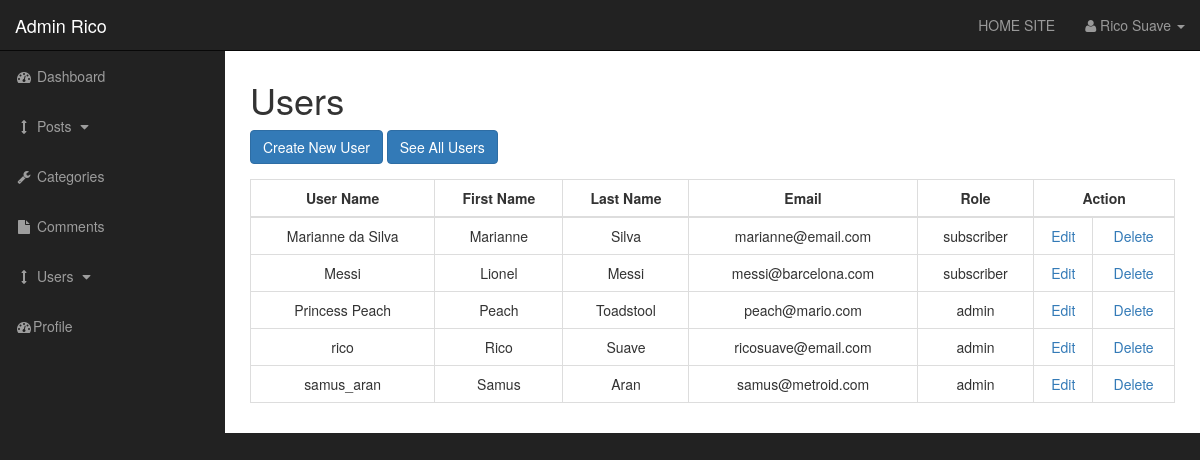
Before: /cms/admin/users.php (signed in) with the older database file.
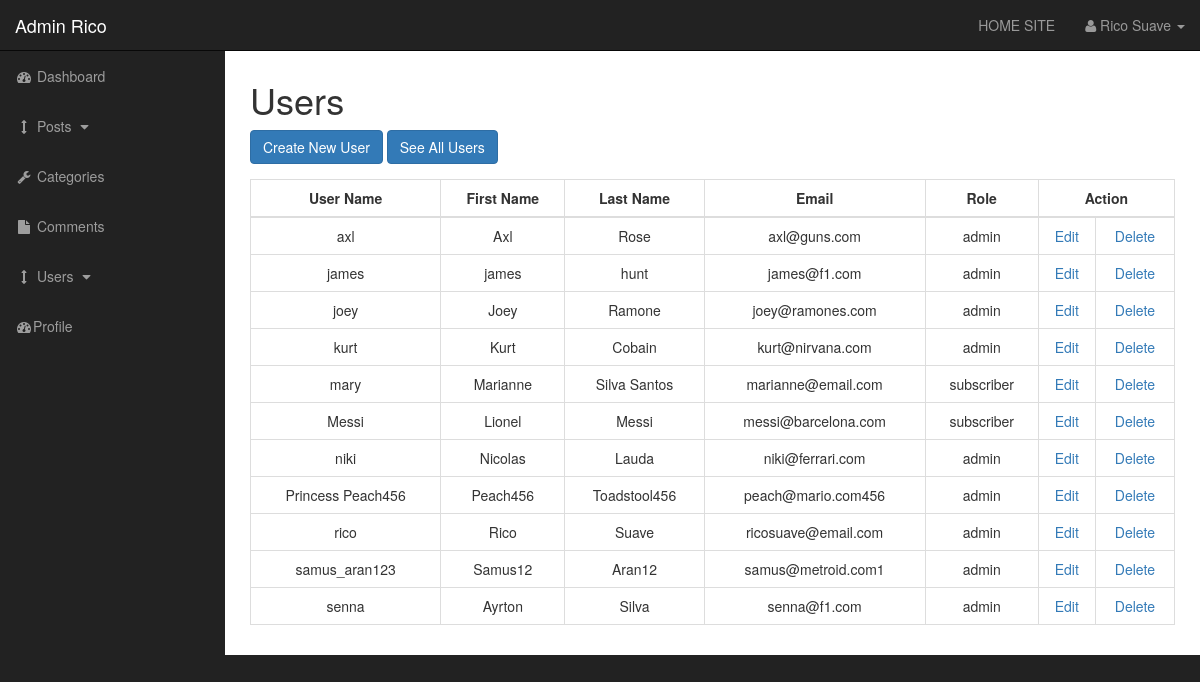
After: the same page with the newer database file.
### tables this page shows
CREATE TABLE `users` (
  `user_id` int(3) NOT NULL,
  `user_name` varchar(255) NOT NULL,
  `user_password` text NOT NULL,
  `first_name` varchar(255) NOT NULL,
  `last_name` varchar(255) NOT NULL,
  `user_email` varchar(255) NOT NULL,
  `user_image` text NOT NULL,
  `user_role` varchar(255) NOT NULL,
  `rand_salt` varchar(255) NOT NULL
);

### cms/admin/includes/view_all_users.php (the view, shortened to what this page needs)
<table class="table table-bordered table-hover text-center" >
  <thead>
    <tr>
      <th style="text-align: center !important;">User Name</th>
      <th style="text-align: center !important;">First Name</th>
      <th style="text-align: center !important;">Last Name</th>
      <th style="text-align: center !important;">Email</th>
      <th style="text-align: center !important;">Role</th>
      <th style="text-align: center !important;" colspan="2">Action</th>
    </tr>
  </thead>
  <tbody>
      <?php
        $query = "SELECT * FROM users ORDER BY user_name";
        $select_users = mysqli_query($connection, $query);
        while ($row = mysqli_fetch_assoc($select_users)) {
          ?>
          <tr>
            <td><?= $row['user_name'] ?></td>
            <td><?= $row['first_name'] ?></td>
            <td><?= $row['last_name'] ?></td>
            <td><?= $row['user_email'] ?></td>
            <td><?= $row['user_role'] ?></td>
            <td><a href="users.php?source=edit_user&user_id=<?= $row['user_id'] ?>">Edit</a></td>
            <td><a href="users.php?delete=<?= $row['user_id'] ?>">Delete</a></td>
          </tr>
          <?php
        }
  		?>
  </tbody>
</table>

Changed rows visible on the page:
added users: user_name "axl", first_name "Axl", last_name "Rose", user_email "axl@guns.com", user_role "admin"
added users: user_name "james", first_name "james", last_name "hunt", user_email "james@f1.com", user_role "admin"
added users: user_name "joey", first_name "Joey", last_name "Ramone", user_email "joey@ramones.com", user_role "admin"
added users: user_name "kurt", first_name "Kurt", last_name "Cobain", user_email "kurt@nirvana.com", user_role "admin"
changed users "Marianne": user_name "Marianne da Silva" → "mary"; last_name "Silva" → "Silva Santos"
added users: user_name "niki", first_name "Nicolas", last_name "Lauda", user_email "niki@ferrari.com", user_role "admin"
changed users: user_name "Princess Peach" → "Princess Peach456"; first_name "Peach" → "Peach456"; last_name "Toadstool" → "Toadstool456"; user_email "peach@mario.com" → "peach@mario.com456"
changed users: user_name "samus_aran" → "samus_aran123"; first_name "Samus" → "Samus12"; last_name "Aran" → "Aran12"; user_email "samus@metroid.com" → "samus@metroid.com1"
added users: user_name "senna", first_name "Ayrton", last_name "Silva", user_email "senna@f1.com", user_role "admin"
